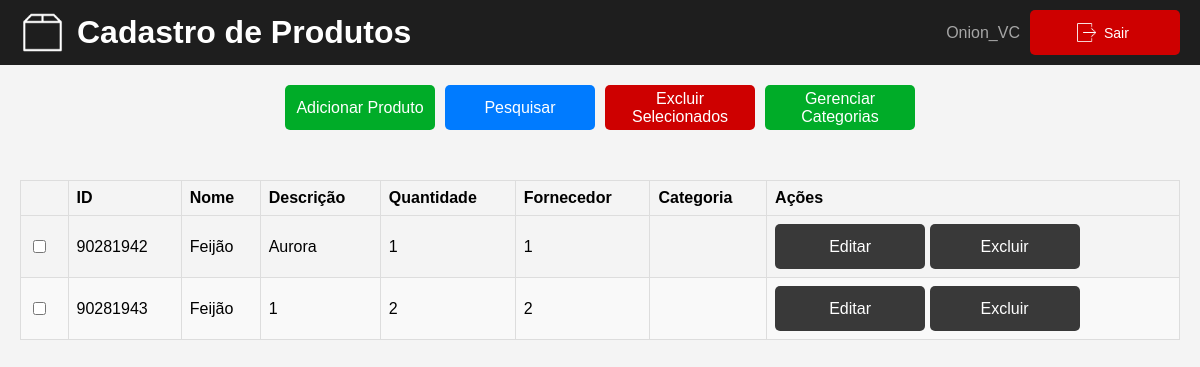
The app's page /products/product_register.php (signed in), older data.
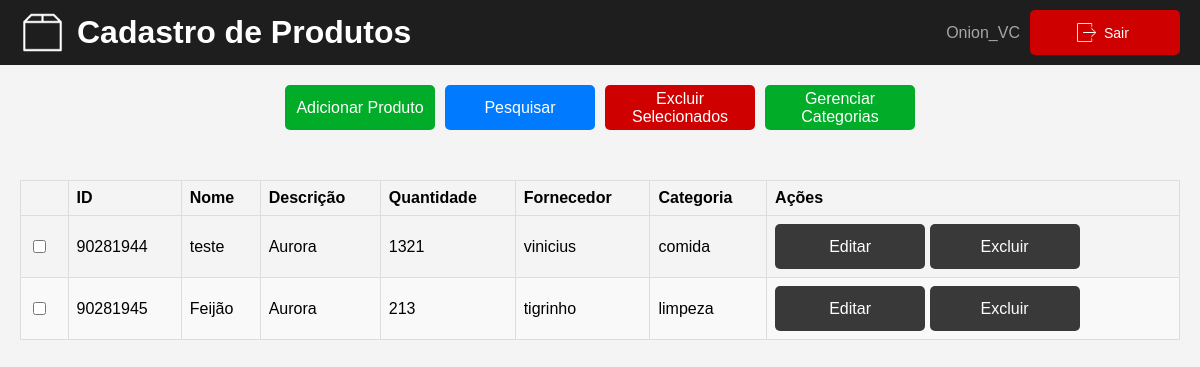
The same page, newer data.
### tables this page shows
CREATE TABLE `users` (
  `id` int(11) NOT NULL,
  `username` varchar(255) NOT NULL,
  `password` varchar(255) NOT NULL,
  `email` varchar(255) NOT NULL
);

CREATE TABLE `products` (
  `id` int(11) NOT NULL,
  `name` varchar(255) NOT NULL,
  `description` text DEFAULT NULL,
  `quantity` int(11) NOT NULL,
  `supplier` varchar(255) DEFAULT NULL,
  `user_id` int(11) NOT NULL,
  `category_id` int(11) DEFAULT NULL
);

CREATE TABLE `categories` (
  `id` int(11) NOT NULL,
  `name` varchar(255) NOT NULL
);

### products/product_register.php (the view, shortened to what this page needs)
<?php
require_once '../db/config.php';
function getProducts($pdo, $userId, $searchQuery = '')
{
    $sql = "SELECT p.*, c.name as category_name FROM products p LEFT JOIN categories c ON p.category_id = c.id WHERE p.user_id = ?";
    $params = [$userId];
    $stmt = $pdo->prepare($sql);
    $stmt->execute($params);
    return $stmt->fetchAll(PDO::FETCH_ASSOC);
}
function getUser($pdo, $userId)
{
    $stmt = $pdo->prepare("SELECT username FROM users WHERE id = ?");
    $stmt->execute([$userId]);
    return $stmt->fetch(PDO::FETCH_ASSOC);
}
$searchQuery = $_GET['search'] ?? '';
$userId = $_SESSION['user_id'];
$products = getProducts($pdo, $userId, $searchQuery);
$user = getUser($pdo, $userId);
?>
<!DOCTYPE html>
<html lang="pt-br">
<head>
</head>
<body>
    <header>
        <img src="../Imagens/icons8-caixa-128.png" class="logo" alt="Logo">
        <h1>Cadastro de Produtos</h1>
        <div class="user-info">
            <span><?php echo htmlspecialchars($user['username']); ?></span>
            <form id="logoutForm" action="logout.php" method="post">
                <button type="submit" class="buttonLogout"><img src="../imagens/icons8-logout-100.png" class="imglogout">Sair</button>
            </form>
        </div>
    </header>
    <div class="main-container">
        <div class="button-container">
            <button id="openAddModal" class="buttonAdd">Adicionar Produto</button>
            <button id="openSearchModal" class="buttonSearch">Pesquisar</button>
            <button id="deleteSelected" class="buttonRed">Excluir Selecionados</button>
            <button id="openCategoryModal" class="buttonAdd">Gerenciar Categorias</button>
        </div>
        <table id="productTable">
            <thead>
                <tr>
                    <th></th>
                    <th>ID</th>
                    <th>Nome</th>
                    <th>Descrição</th>
                    <th>Quantidade</th>
                    <th>Fornecedor</th>
                    <th>Categoria</th>
                    <th>Ações</th>
                </tr>
            </thead>
            <tbody>
                <?php foreach ($products as $product): ?>
                    <tr>
                        <td><input type="checkbox" name="select[]" value="<?php echo htmlspecialchars($product['id']); ?>"></td>
                        <td><?php echo htmlspecialchars($product['id']); ?></td>
                        <td><?php echo htmlspecialchars($product['name']); ?></td>
                        <td><?php echo htmlspecialchars($product['description']); ?></td>
                        <td><?php echo htmlspecialchars($product['quantity']); ?></td>
                        <td><?php echo htmlspecialchars($product['supplier']); ?></td>
                        <td><?php echo htmlspecialchars($product['category_name']); ?></td>
                        <td>
                            <button class="editButton" data-id="<?php echo htmlspecialchars($product['id']); ?>">Editar</button>
                            <button class="deleteButton" data-id="<?php echo htmlspecialchars($product['id']); ?>">Excluir</button>
                        </td>
                    </tr>
                <?php endforeach; ?>
            </tbody>
        </table>
    </div>
</body>
</html>

### products/product_register.php (style rules this page uses)
body { font-family: 'Arial', sans-serif; background-color: #f4f4f4; margin: 0; padding: 0; }
header { background-color: #1e1e1e; display: flex; justify-content: space-between; color: #a6a6a6; padding: 10px 20px; align-items: center; }
header img.logo { max-width: 45px; max-height: 45px; margin-right: 12px; }
header h1 { color: #fff; margin: 0; flex: 1; }
.user-info { display: flex; align-items: center; gap: 10px; }
.buttonLogout { display: flex; align-items: center; background-color: #ce0000; color: #fff; border: none; padding: 5px 10px; font-size: 14px; border-radius: 5px; cursor: pointer; }
.imglogout { max-width: 19px; max-height: 19px; margin-right: 8px; margin-left: 37px; }
.main-container { display: flex; flex-direction: column; gap: 10px; margin: 20px; }
.button-container { display: flex; justify-content: center; gap: 10px; margin-bottom: 20px; }
button, .buttonRed, .buttonAdd, .buttonSave, .buttonSearch, .buttonEditarModal { width: 150px; height: 45px; font-size: 16px; border: none; border-radius: 5px; cursor: pointer; }
button { background-color: #393939; color: #fff; }
.buttonRed { background-color: #ce0000; color: #fff; }
.buttonAdd { background-color: #00ac28; color: #fff; }
.buttonSearch { background-color: #007BFF; color: #fff; }
table { width: 100%; border-collapse: collapse; margin-top: 20px; }
th, td { border: 1px solid #ddd; padding: 8px; text-align: left; }
th { background-color: #f4f4f4; }
tr:nth-child(even) { background-color: #f9f9f9; }

Row changes from the older to the newer data that the page shows:
removed products: id "90281942", name "Feijão", description "Aurora", quantity "1", supplier "1"
removed products: id "90281943", name "Feijão", description "1", quantity "2", supplier "2"
added products: id "90281944", name "teste", description "Aurora", quantity "1321", supplier "vinicius", category.name "comida"
added products: id "90281945", name "Feijão", description "Aurora", quantity "213", supplier "tigrinho", category.name "limpeza"
